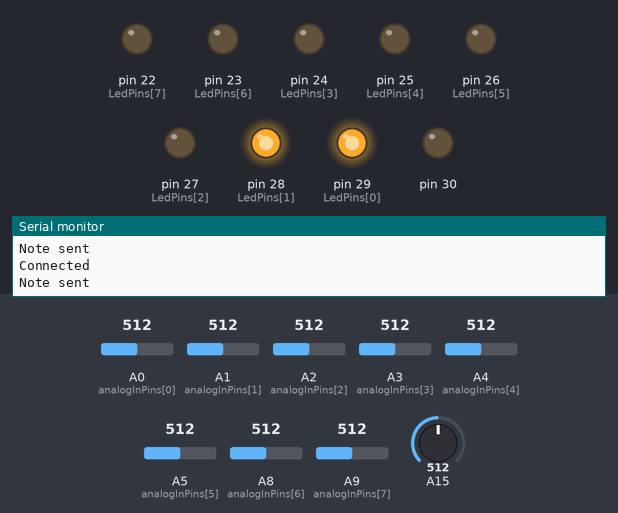
Recording of a sketch running on a simulated Arduino Mega 2560, built with avr-gcc and run on an emulated ATmega2560. Parts: output pins drawn as LEDs (lit = HIGH), the last lines printed to the serial monitor. Inputs (shaded band) come from the test bench; at power-on: A0 (analogInPins[0]) = 512, A1 (analogInPins[1]) = 512, A2 (analogInPins[2]) = 512, A3 (analogInPins[3]) = 512, A4 (analogInPins[4]) = 512, A5 (analogInPins[5]) = 512, A8 (analogInPins[6]) = 512, A9 (analogInPins[7]) = 512, A15 = 512. WiFi joins after 1.5 s; servers stay silent unless stated.

Above: at 2.2 s.
2.3 s: A0 (analogInPins[0]) set to 218
At 6.2 s:
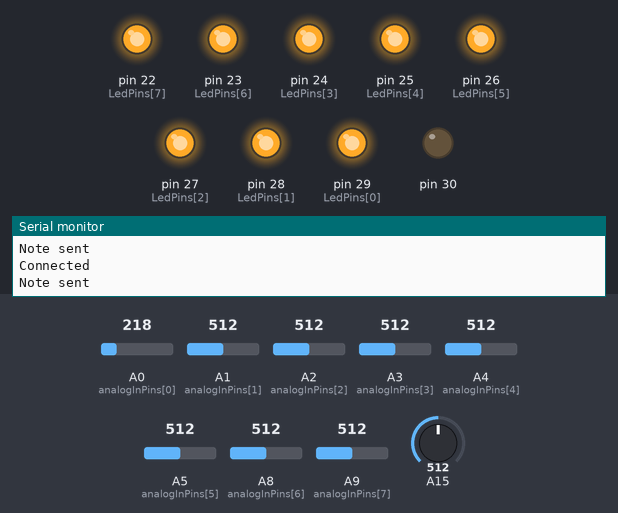
7.6 s: A0 (analogInPins[0]) set to 198
At 11.2 s:
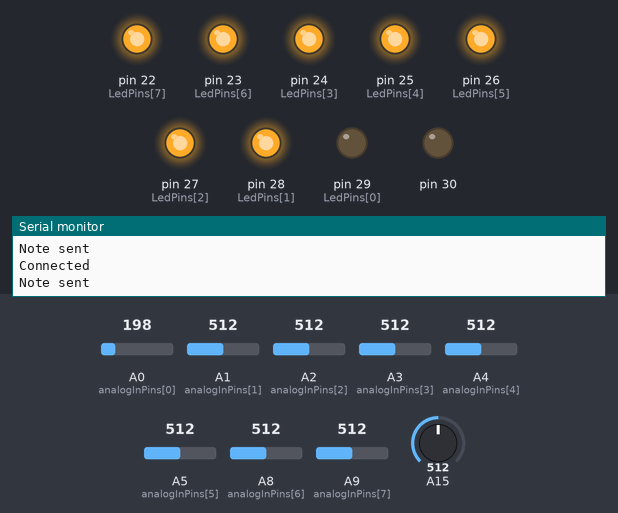
11.7 s: A1 (analogInPins[1]) set to 227
14.8 s: A1 (analogInPins[1]) set to 202
At 17.4 s:
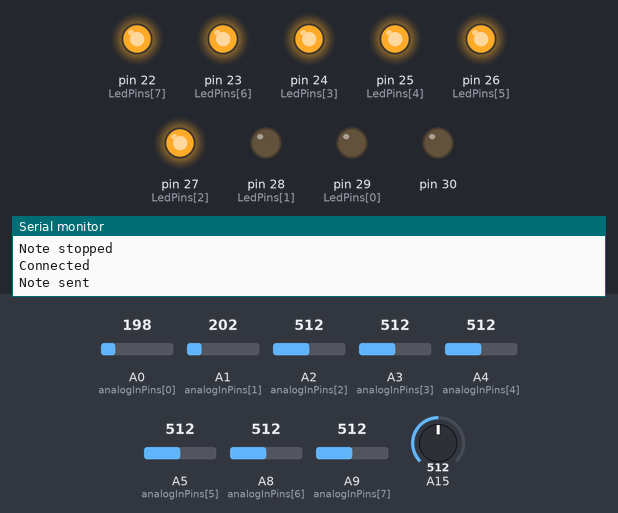
18.3 s: A2 (analogInPins[2]) set to 228
20.9 s: A2 (analogInPins[2]) set to 200
At 23.7 s:
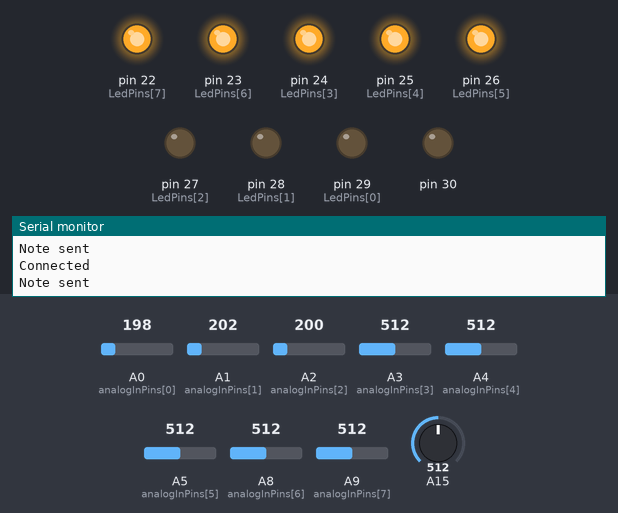
Timing chart, 0 to 25.0 s (numbered marks = the images above; inputs shaded):
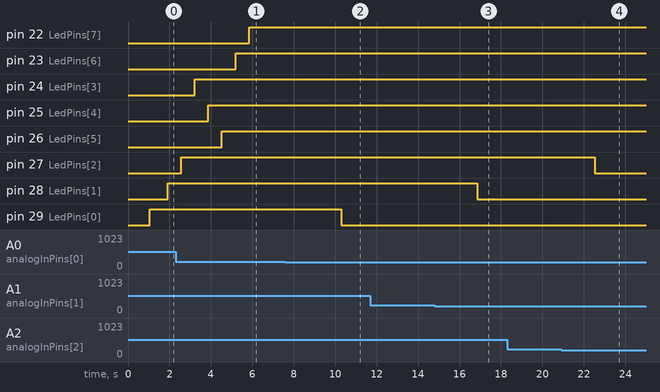

The sketch:

clavierlumi.ino
```cpp
#include <Ethernet.h>

const int numSensors = 8;// Nombre de capteurs
const int LedSensors = 8;//Nombre de sorties LEDS
const int numNotes = 8; //Nombre de notes
const int analogInPins[8] = {A0, A1, A2, A3, A4, A5, A8, A9}; // Broches analogiques des capteurs
const int LedPins[8] = {29, 28, 27, 24, 25, 26, 23, 22}; //Broches de sortie des LEDS
const char* noteNames[8] = {"DO", "RE", "MI", "FA", "SOL", "LA", "SI", "do"}; // Noms des notes
int ancien_canal = 0;
//Flag permettant de ne pas envoyer plusieurs noteON en placant sa main sur les capteurs
int flagDO = 0, flagRE = 0, flagMI = 0, flagFA = 0, flagSOL = 0, flagLA = 0, flagSI = 0, flagdo = 0;

int tabl[8];

int sensorValue = 0;  // Valeur d'un capteur
byte mac[] = { 0x3E, 0xAF, 0x7D, 0x2B, 0x9C, 0x1F }; // Set une adresse MAC pour l'arduino
IPAddress ip(192, 168, 1, 177);  // Set une adresse IP pour l'arduino
IPAddress server(192, 168, 1, 212); // Set l'adresse IP de l'arduino

int convertirVariable(int valeur) {
  // Conversion linéaire de la plage 520-180 à la plage 60-127
  int nouvelleValeur = int((valeur - 180) * ((127 - 60.0) / (520 - 180))) + 60;
  // Assurer que la nouvelle valeur reste dans la plage 60-127
  nouvelleValeur = constrain(nouvelleValeur, 60, 127);
  return nouvelleValeur;
}

int trouverMax(int tableau[], int taille) {
  // Initialiser la valeur maximale avec la première valeur du tableau
  int maxValue = tableau[0];
  // Parcourir le tableau pour trouver la plus grande valeur
  for (int i = 1; i < taille; i++) {
    if (tableau[i] > maxValue) {
      maxValue = tableau[i];
    }
  }
  // Retourner la plus grande valeur trouvée
  return maxValue;
}

void envoieNote(const char* note) {
  String requete = "GET /midioverlan?ON"; //On commence à écrire la requete HTTP
  if (strcmp(note, "DO") == 0 && flagDO == 0) { //Si on demande de jouer un DO et que l'on est pas en train d'en jouer un :
    requete += "001"; //On ajoute à la requete le fait de jouer la note DO
    flagDO = 1; //On met le flag à 1, on le repasse à 0 au moment d'arreter la note
  } else if (strcmp(note, "RE") == 0 && flagRE == 0) { //Même chose pour tout les else if
    requete += "010";
    flagRE = 1;
  } else if (strcmp(note, "MI") == 0 && flagMI == 0) {
    requete += "100";
    flagMI = 1;
  } else if (strcmp(note, "FA") == 0 && flagFA == 0) {
    requete += "300";
    flagFA = 1;
  } else if (strcmp(note, "SOL") == 0 && flagSOL == 0) {
    requete += "030";
    flagSOL = 1;
  } else if (strcmp(note, "LA") == 0 && flagLA == 0) {
    requete += "003";
    flagLA = 1;
  } else if (strcmp(note, "SI") == 0 && flagSI == 0) {
    requete += "007";
    flagSI = 1;
  } else if (strcmp(note, "do") == 0 && flagdo == 0) {
    requete += "900";
    flagdo = 1;
  } else {   //Si aucun flag n'est à 0 :
    return; //Sortir de la boucle
  }

  EthernetClient client;  //Envoyer la requete http
  if (client.connect(server, 80)) {
    Serial.println("Connected");
    client.print(requete);
    client.print(" HTTP/1.1\r\n");
    client.print("Host: 192.168.1.212\r\n");
    client.print("Connection: close\r\n\r\n");
    client.stop();
    Serial.println("Note sent");
  } else {
    Serial.println("Connection failed");
  }
}

void arretNote(const char* note) {  //Même fonctionnement que envoieNote
  String requete = "GET /midioverlan?ON";
  if (strcmp(note, "DO") == 0 && flagDO == 1) {
    requete += "002";
    flagDO = 0; // Réinitialiser le flag
  } else if (strcmp(note, "RE") == 0 && flagRE == 1) {
    requete += "020";
    flagRE = 0; // Réinitialiser le flag
  } else if (strcmp(note, "MI") == 0 && flagMI == 1) {
    requete += "200";
    flagMI = 0; // Réinitialiser le flag
  } else if (strcmp(note, "FA") == 0 && flagFA == 1) {
    requete += "400";
    flagFA = 0; // Réinitialiser le flag
  } else if (strcmp(note, "SOL") == 0 && flagSOL == 1) {
    requete += "040";
    flagSOL = 0; // Réinitialiser le flag
  } else if (strcmp(note, "LA") == 0 && flagLA == 1) {
    requete += "004";
    flagLA = 0; // Réinitialiser le flag
  } else if (strcmp(note, "SI") == 0 && flagSI == 1) {
    requete += "008";
    flagSI = 0; // Réinitialiser le flag
  } else if (strcmp(note, "do") == 0 && flagdo == 1) {
    requete += "090";
    flagdo = 0; // Réinitialiser le flag
  } else {
    return;
  }
  EthernetClient client;
  if (client.connect(server, 80)) {
    Serial.println("Connected");
    client.print(requete);
    client.print(" HTTP/1.1\r\n");
    client.print("Host: 192.168.1.212\r\n");
    client.print("Connection: close\r\n\r\n");
    client.stop();
    Serial.println("Note stopped");
  } else {
    Serial.println("Connection failed");
  }
}

void Volume(int sensorValue) { //Permet de changer le volume du chanel actuelle le volume est comprise entre 0 et 127
  String requete = "GET /midioverlan?OV";
  int volume = convertirVariable(sensorValue);
  requete += volume; //La requete prend la forme de /midioverlan?OV(volume)

  EthernetClient client;
  if (client.connect(server, 80)) {
    Serial.println("Connected");
    client.print(requete);
    client.print(" HTTP/1.1\r\n");
    client.print("Host: 192.168.1.212\r\n");
    client.print("Connection: close\r\n\r\n");
    client.stop();
    Serial.println("Note sent");
  } else {
    Serial.println("Connection failed");
  }
}

void Canal(int canal) { //permet de changer de canal
  String requete = "GET /midioverlan?OC";
  requete += canal; //La requete prend la forme de /midioverlan?OV(canal)

  EthernetClient client;
  if (client.connect(server, 80)) {
    Serial.println("Connected");
    client.print(requete);
    client.print(" HTTP/1.1\r\n");
    client.print("Host: 192.168.1.212\r\n");
    client.print("Connection: close\r\n\r\n");
    client.stop();
    Serial.println("Note sent");
  } else {
    Serial.println("Connection failed");
  }
}

void setup() {
  Ethernet.begin(mac, ip);
  Serial.begin(31250);  //On set à 31250 Baud pour gagner en vitesse
  delay(1000);
  for (int pin = 22; pin <= 30; pin++) {  //On définie les broches des LEDS en sortie,
    pinMode(pin, OUTPUT);
  }
  //Ne pas déclarer les capteurs de distance en entrées
  Serial.println("Ethernet setup complete");
}


void loop() {
  for (int i = 0; i < numSensors; i++) {
    int sensorValue = analogRead(analogInPins[i]);  // Lire la valeur du capteur
    // Serial.print("Capteur ");            //Afficher les valeurs des capteurs
    // Serial.print(i + 1);
    // Serial.print(" : ");
    // Serial.print(sensorValue);
    // Serial.print("  ");
    tabl[i] = sensorValue;   //On stockes les 8 valeurs dans un tableau
    if(sensorValue >= 210){
      delay(50);
      sensorValue = analogRead(analogInPins[i]);
      if(sensorValue >= 210){  //Verification anti-bruit
        digitalWrite(LedPins[i], HIGH);   //On allume les leds autour du capteu
        envoieNote(noteNames[i]);         //On demande à jouer la note
        Volume(trouverMax(tabl, 8));      //On regle le volume en fonction de la valeur max se trouvant parmis les 8 valeurs du tableau
        int ValPotent = analogRead(A15);
        int canal = ValPotent/127;        //Le canal varie entre 0 et 8 en fonction du potentiometre
        if (canal != ancien_canal){       //Si le canal à changé :
          for (int i = 0; i < numSensors; i++) { //On arretes les 8 notes pour éviter de jouer une note constante
          arretNote(noteNames[i]);
          }
        }
      Canal(canal);  //On change le canal
      ancien_canal = canal;
      }
    } else {
      digitalWrite(LedPins[i], LOW);  //Si le capteur ne detecte rien, on éteind la led
      arretNote(noteNames[i]);        //et on arrete de jouer la note qui lui correspond
    }
  }
}
```

Measured:
- the behaviour switches between 210 and 209 on A0 (analogInPins[0]) (found by bisection; images 1 and 2)
- the behaviour switches between 210 and 209 on A1 (analogInPins[1]) (found by bisection; images 2 and 3)
- the behaviour switches between 210 and 209 on A2 (analogInPins[2]) (found by bisection; images 3 and 4)
- after the input at 7.6 s, pin 29 (LedPins[0]): HIGH → LOW after 2.7 s
- after the input at 14.8 s, pin 28 (LedPins[1]): HIGH → LOW after 2.1 s
- after the input at 20.9 s, pin 27 (LedPins[2]): HIGH → LOW after 1.6 s
